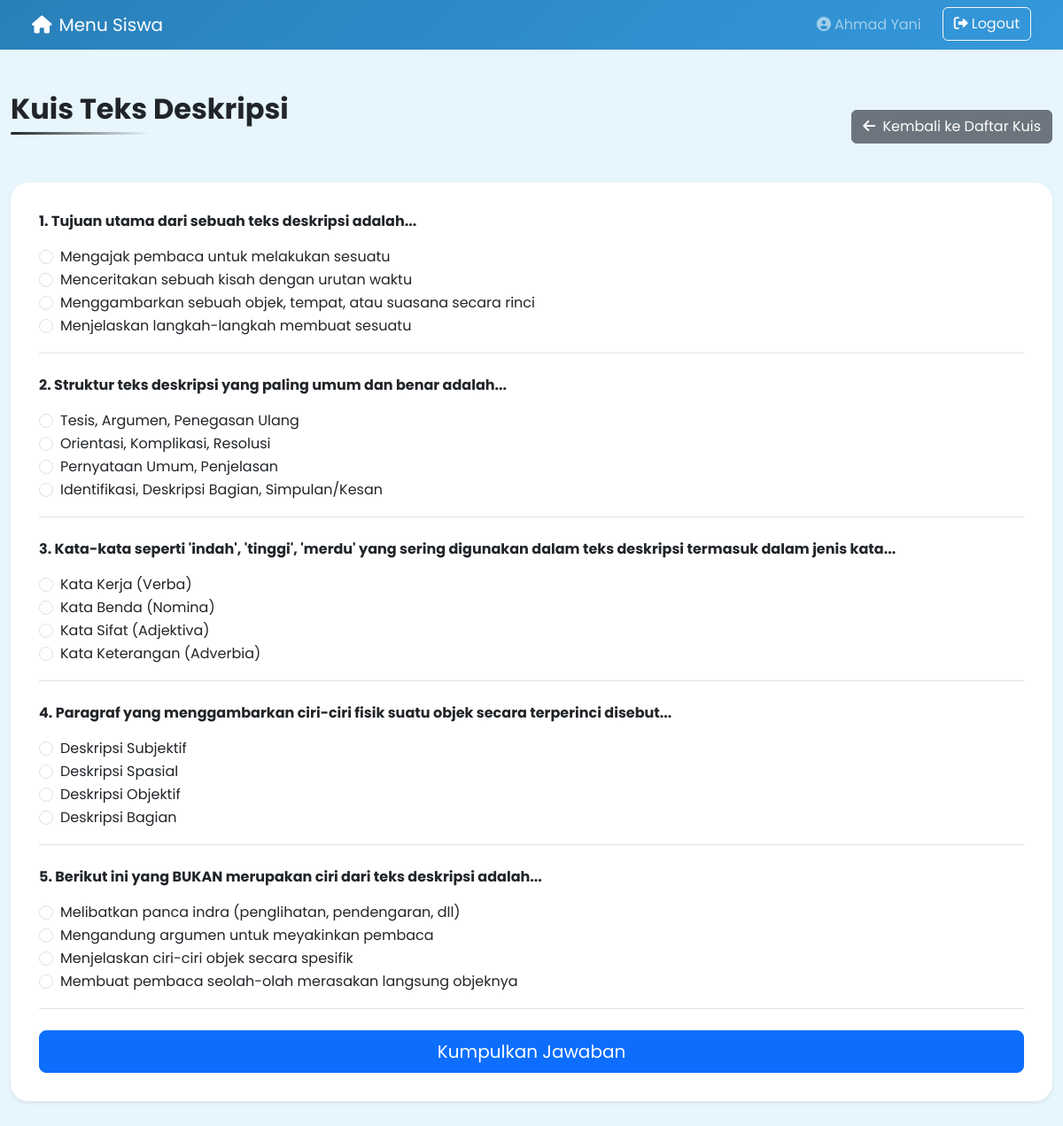
The page /siswa/kuis.php?id=2 (signed in) on the database its author committed.
### tables this page shows
CREATE TABLE `kuis` (
  `id` int(11) NOT NULL,
  `kelas_id` int(11) NOT NULL,
  `judul_kuis` varchar(255) NOT NULL,
  `created_at` timestamp NOT NULL DEFAULT current_timestamp()
);

CREATE TABLE `opsi_jawaban` (
  `id` int(11) NOT NULL,
  `pertanyaan_id` int(11) NOT NULL,
  `kode_opsi` char(1) NOT NULL COMMENT 'A, B, C, D',
  `teks_opsi` varchar(255) NOT NULL
);

### siswa/kuis.php (the view, shortened to what this page needs)
<?php
$nama_lengkap = $_SESSION['namaLengkap'];
$database = new Database();
$db = $database->getConnection();
$mode_pengerjaan = isset($_GET['id']) && !empty($_GET['id']);
if ($mode_pengerjaan) {
    $kuis_id = $_GET['id'];
    $query_kuis = "SELECT * FROM kuis WHERE id = :kuis_id";
    $stmt_kuis = $db->prepare($query_kuis);
    $stmt_kuis->bindParam(':kuis_id', $kuis_id);
    $stmt_kuis->execute();
    $kuis = $stmt_kuis->fetch(PDO::FETCH_ASSOC);
    $query_pertanyaan = "SELECT p.id, p.teks_pertanyaan, o.kode_opsi, o.teks_opsi
                         FROM pertanyaan p
                         JOIN opsi_jawaban o ON p.id = o.pertanyaan_id
                         WHERE p.kuis_id = :kuis_id ORDER BY p.id, o.kode_opsi";
    $stmt_pertanyaan = $db->prepare($query_pertanyaan);
    $stmt_pertanyaan->bindParam(':kuis_id', $kuis_id);
    $stmt_pertanyaan->execute();
    $results = $stmt_pertanyaan->fetchAll(PDO::FETCH_ASSOC);
    $pertanyaan_list = [];
    foreach ($results as $row) {
        $pertanyaan_list[$row['id']]['teks_pertanyaan'] = $row['teks_pertanyaan'];
        $pertanyaan_list[$row['id']]['opsi'][] = ['kode' => $row['kode_opsi'], 'teks' => $row['teks_opsi']];
    }
}
?>
<!DOCTYPE html>
<html lang="id">
<head>
    <link href="https://cdn.jsdelivr.net/npm/bootstrap@5.3.2/dist/css/bootstrap.min.css" rel="stylesheet" />
    <link rel="stylesheet" href="https://cdnjs.cloudflare.com/ajax/libs/font-awesome/6.0.0/css/all.min.css" />
    <link rel="stylesheet" href="../style.css" />
</head>
<body class="siswa-theme">
    <nav class="navbar navbar-expand-lg navbar-dark px-4">
        <div class="container">
            <a class="navbar-brand" href="../siswa.php"><i class="fas fa-home me-2"></i>Menu Siswa</a>
            <div class="collapse navbar-collapse">
                <ul class="navbar-nav ms-auto">
                    <li class="nav-item">
                        <span class="nav-link me-3"><i class="fas fa-user-circle me-1"></i><span><?php echo htmlspecialchars($nama_lengkap); ?></span></span>
                    </li>
                    <li class="nav-item">
                        <a href="../logout.php" class="btn btn-outline-light"><i class="fas fa-sign-out-alt me-1"></i>Logout</a>
                    </li>
                </ul>
            </div>
        </div>
    </nav>
    <div class="container py-5">
        <?php if ($mode_pengerjaan): ?>
            <div class="d-flex justify-content-between align-items-center mb-4">
                <h2><?php echo htmlspecialchars($kuis['judul_kuis']); ?></h2>
                <a href="kuis.php" class="btn btn-secondary">
                    <i class="fas fa-arrow-left me-1"></i> Kembali ke Daftar Kuis
                </a>
            </div>
            <div class="card shadow-sm">
                <div class="card-body p-4 p-md-5">
                    <form action="kuis.php?id=<?php echo $kuis_id; ?>" method="POST">
                        <?php
                        $no = 1;
                        foreach ($pertanyaan_list as $id_pertanyaan => $detail_pertanyaan): ?>
                            <div class="mb-4 pb-3 border-bottom">
                                <p class="fw-bold"><?php echo $no++; ?>. <?php echo htmlspecialchars($detail_pertanyaan['teks_pertanyaan']); ?></p>
                                <?php foreach ($detail_pertanyaan['opsi'] as $opsi): ?>
                                    <div class="form-check">
                                        <input class="form-check-input" type="radio" name="jawaban[<?php echo $id_pertanyaan; ?>]" id="opsi_<?php echo $id_pertanyaan; ?>_<?php echo $opsi['kode']; ?>" value="<?php echo $opsi['kode']; ?>" required>
                                        <label class="form-check-label" for="opsi_<?php echo $id_pertanyaan; ?>_<?php echo $opsi['kode']; ?>">
                                            <?php echo htmlspecialchars($opsi['teks']); ?>
                                        </label>
                                    </div>
                                <?php endforeach; ?>
                            </div>
                        <?php endforeach; ?>
                        <div class="d-grid gap-2 mt-4">
                            <button type="submit" class="btn btn-primary btn-lg">Kumpulkan Jawaban</button>
                        </div>
                    </form>
                </div>
            </div>
        <?php endif; ?>
    </div>
</body>
</html>

### style.css (style rules this page uses)
:root { --siswa-gradient: linear-gradient(135deg, #2980b9 0%, #3498db 100%); --siswa-accent: #3498db; --siswa-light: #e7f5fd; --guru-gradient: linear-gradient(135deg, #16a085 0%, #2ecc71 100%); --guru-accent: #16a085; --guru-light: #e8f8f5; --admin-gradient: linear-gradient(135deg, #8e44ad 0%, #9b59b6 100%); --admin-accent: #8e44ad; --admin-light: #f4ecf7; --login-gradient: linear-gradient(135deg, #6a11cb 0%, #2575fc 100%); }
body, html { font-family: 'Poppins', sans-serif; margin: 0; padding: 0; height: 100%; background-color: #f9fafb; }
.container { max-width: 1200px; }
.card { border: none; border-radius: 20px; overflow: hidden; box-shadow: 0 15px 30px rgba(0, 0, 0, 0.1); transition: all 0.3s ease; margin-bottom: 20px; }
.card-body { padding: 2rem !important; }
body.siswa-theme { background-color: var(--siswa-light); }
.siswa-theme .navbar { background: var(--siswa-gradient) !important; }
h2 { font-weight: 700; margin-bottom: 30px; position: relative; display: inline-block; padding-bottom: 10px; }
h2:after { content: ''; position: absolute; bottom: 0; left: 0; width: 50%; height: 3px; background: linear-gradient(to right, currentColor, transparent); border-radius: 10px; }

### rows shown on the page
kuis: judul_kuis "Kuis Teks Deskripsi"
opsi_jawaban: teks_opsi "Mengajak pembaca untuk melakukan sesuatu"
opsi_jawaban: teks_opsi "Menceritakan sebuah kisah dengan urutan waktu"
opsi_jawaban: teks_opsi "Menggambarkan sebuah objek, tempat, atau suasana secara rinci"
opsi_jawaban: teks_opsi "Menjelaskan langkah-langkah membuat sesuatu"
opsi_jawaban: teks_opsi "Tesis, Argumen, Penegasan Ulang"
opsi_jawaban: teks_opsi "Orientasi, Komplikasi, Resolusi"
opsi_jawaban: teks_opsi "Pernyataan Umum, Penjelasan"
opsi_jawaban: teks_opsi "Identifikasi, Deskripsi Bagian, Simpulan/Kesan"
opsi_jawaban: teks_opsi "Kata Kerja (Verba)"
opsi_jawaban: teks_opsi "Kata Benda (Nomina)"
opsi_jawaban: teks_opsi "Kata Sifat (Adjektiva)"
opsi_jawaban: teks_opsi "Kata Keterangan (Adverbia)"
opsi_jawaban: teks_opsi "Deskripsi Subjektif"
opsi_jawaban: teks_opsi "Deskripsi Spasial"
opsi_jawaban: teks_opsi "Deskripsi Objektif"
opsi_jawaban: teks_opsi "Deskripsi Bagian"
opsi_jawaban: teks_opsi "Melibatkan panca indra (penglihatan, pendengaran, dll)"
opsi_jawaban: teks_opsi "Mengandung argumen untuk meyakinkan pembaca"
opsi_jawaban: teks_opsi "Menjelaskan ciri-ciri objek secara spesifik"
opsi_jawaban: teks_opsi "Membuat pembaca seolah-olah merasakan langsung objeknya"

### other values the page prints
$nama_lengkap "Ahmad Yani"
$detail_pertanyaan['teks_pertanyaan'] "Tujuan utama dari sebuah teks deskripsi adalah..."
$detail_pertanyaan['teks_pertanyaan'] "Struktur teks deskripsi yang paling umum dan benar adalah..."
$detail_pertanyaan['teks_pertanyaan'] "Kata-kata seperti 'indah', 'tinggi', 'merdu' yang sering digunakan dalam teks deskripsi termasuk dalam jenis kata..."
$detail_pertanyaan['teks_pertanyaan'] "Paragraf yang menggambarkan ciri-ciri fisik suatu objek secara terperinci disebut..."
$detail_pertanyaan['teks_pertanyaan'] "Berikut ini yang BUKAN merupakan ciri dari teks deskripsi adalah..."
